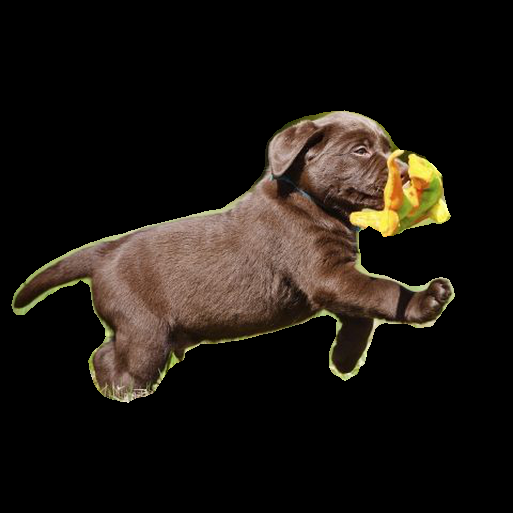
#> input picture output/bgclear.png, 513 x 513 px
$ python addBackgorund.py
#> lines starting #> are read from the running program, lines starting #| are printed output that depends on the picture
import cv2

def show_image(img,title):
    cv2.namedWindow(title, cv2.WINDOW_NORMAL)
    cv2.resizeWindow(title, 450,450)
    cv2.imshow(title, img)
    cv2.waitKey(0)
    cv2.destroyAllWindows()


dsize = (500, 500)

foreGroundImage = cv2.imread("output/bgclear.png", -1)
#> foreGroundImage is the input picture: shape (513, 513, 4); mean B, G, R, A 17.3, 23.1, 28.7, 59.4
foreGroundImage = cv2.resize(foreGroundImage, dsize)
#> foreGroundImage: shape (500, 500, 4)


b,g,r,a = cv2.split(foreGroundImage)
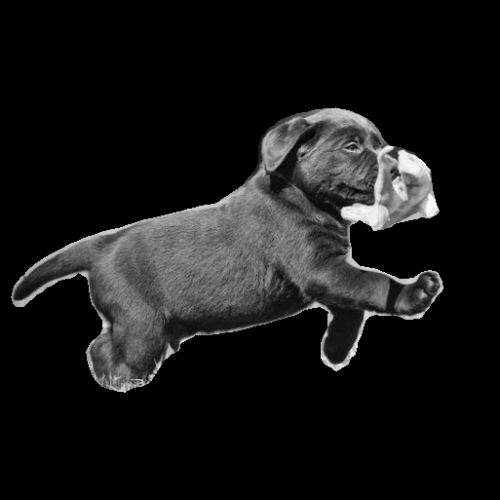
#> g: shape (500, 500); min 0, max 255, mean 23
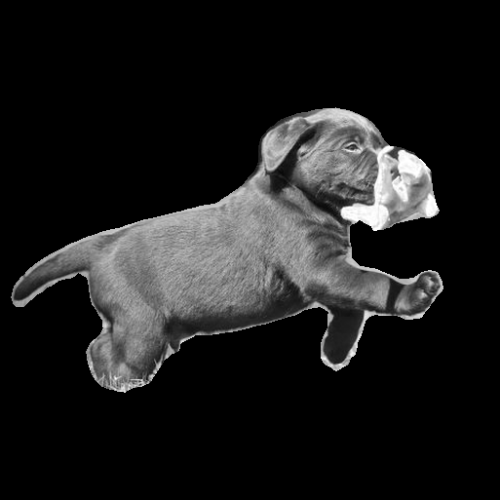
#> r: shape (500, 500); min 0, max 255, mean 28.7
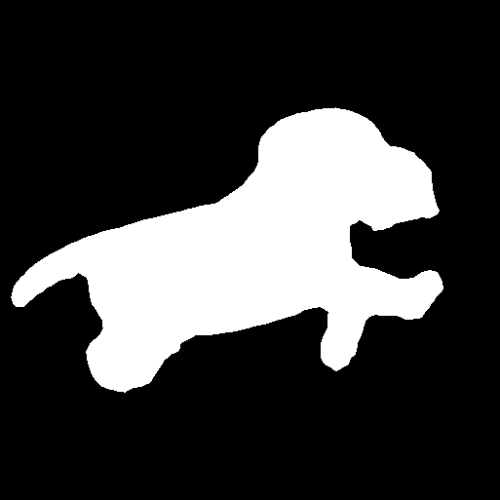
#> a: shape (500, 500); min 0, max 255, mean 59.4

foreground = cv2.merge((b,g,r))

alpha = cv2.merge((a,a,a))


background = cv2.imread("denizKenari.jpg")
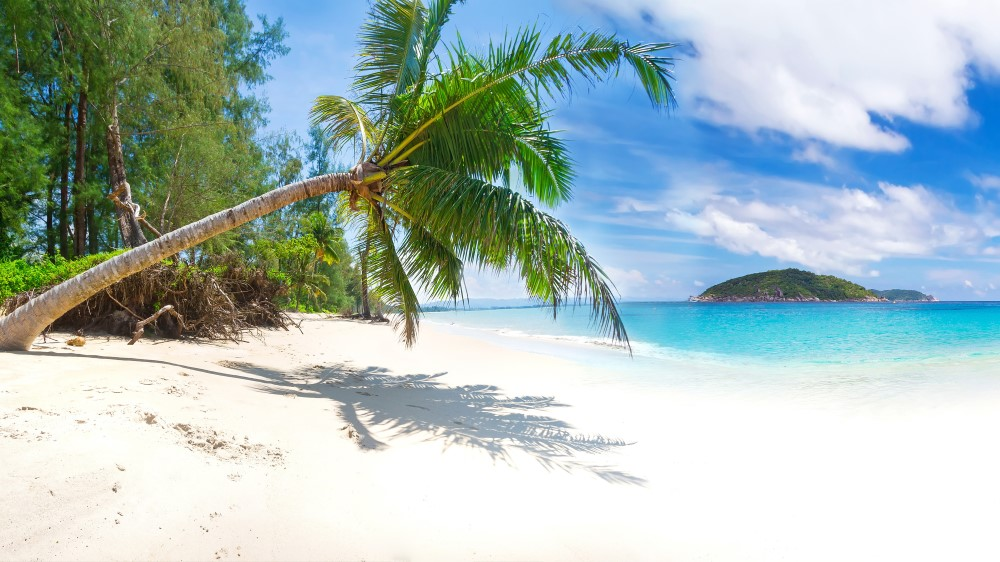
#> input picture denizKenari.jpg, 1000 x 562 px
#> background is the input picture: shape (562, 1000, 3); mean B, G, R 185.3, 187.6, 168.3

background = cv2.resize(background, dsize)
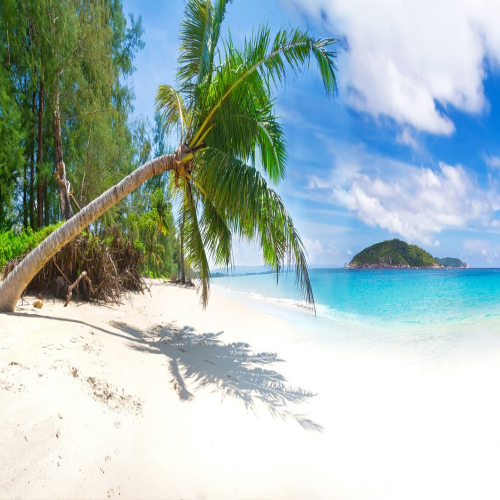
#> background: shape (500, 500, 3); mean B, G, R 185.2, 187.5, 168.2

foreground = foreground.astype(float)
background = background.astype(float)
alpha = alpha.astype(float)/255

foreground = cv2.multiply(alpha, foreground)
background = cv2.multiply(1.0 - alpha, background)
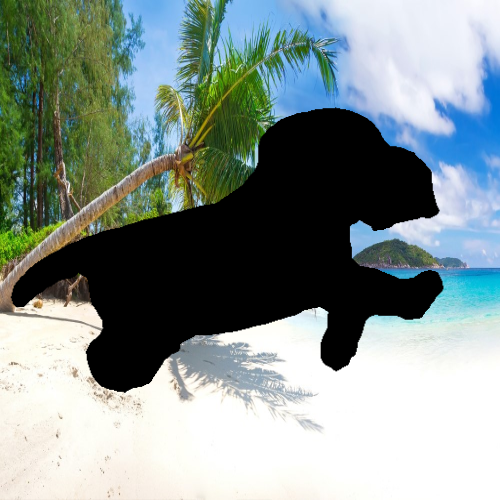
#> background: shape (500, 500, 3) float64; mean of channels 0, 1, 2 143.7, 146.5, 133.3; drawn as B, G, R
outImage = cv2.add(foreground, background)
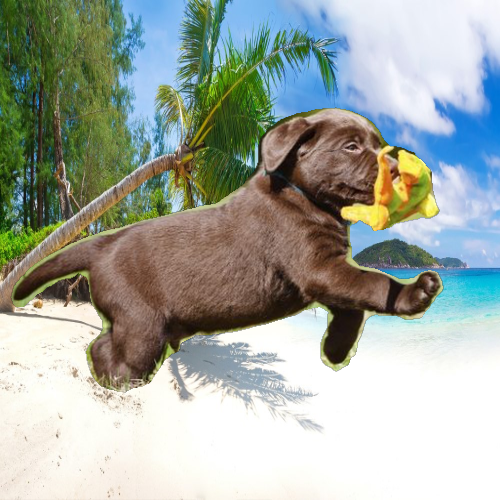
#> outImage: shape (500, 500, 3) float64; mean of channels 0, 1, 2 160.9, 169.4, 161.8; drawn as B, G, R

cv2.imwrite("output/addBgimg.png", outImage)
show_image(outImage/255,"addbg")
cv2.waitKey(0)
